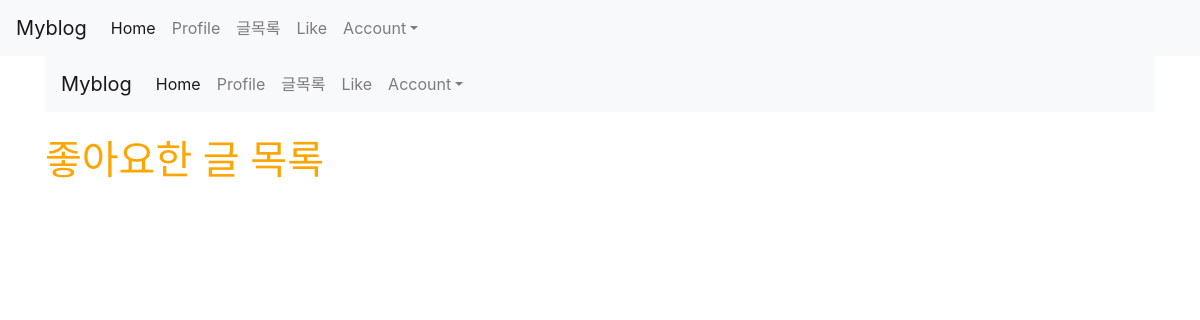
Before: /posts/like_list/ (signed in) with the older database file.
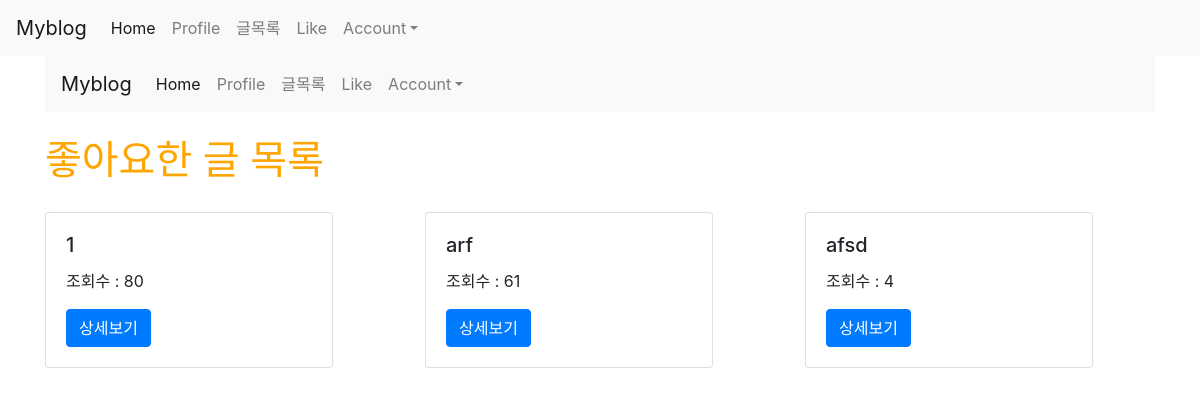
After: the same page with the newer database file.
### posts/models.py (models this page shows)
class Like(models.Model):
    user = models.ForeignKey(User, on_delete=models.CASCADE)
    post = models.ForeignKey(Post, on_delete=models.CASCADE)
    created_at = models.DateTimeField(auto_now_add=True)
    updated_at = models.DateTimeField(auto_now = True)
    class Meta:
            unique_together = (('user','post'))

class Post(models.Model):
    title = models.CharField(max_length=50, null=False)
    content = models.TextField()
    writer = models.ForeignKey(User, on_delete = models.CASCADE, null=True)
    view_count = models.IntegerField(default = 0)
    created_at = models.DateTimeField(auto_now_add = True)
    updated_at = models.DateTimeField(auto_now = True)
    image = models.ImageField(upload_to='images/', null=True)
    like_user_set = models.ManyToManyField(User, blank=True, related_name="like_user_set", through="Like")
    like_count = models.IntegerField(default = 0)
    @property
    def like_count(self):
        return self.like_user_set.count()

### posts/views.py (the view)
# urls.py: path('like_list/', like_list, name="like_list"),
@login_required
def like_list(request):
    likes = request.user.like_set.all()
    return render(request,'posts/like_list.html',{'likes':likes})

### posts/templates/posts/like_list.html
{% extends 'base.html' %}
{% load static %}
{% block content %}
{% include 'shared/_navbar.html' %}
<div class="container">
    {% if user.is_authenticated %}
        <h1>좋아요한 글 목록</h1>
        <div class="row">
            {% for like in likes %}
                <div class="col-md-4 col-12">
                    <div class="card" style="width: 18rem; margin-top: 20px;">
                        <div class="card-body">
                            <h5 class="card-title">{{ like.post.title }}</h5>
                            <p>조회수 : {{ like.post.view_count }} </p>
                            <a href="{% url 'posts:show' like.post.id %}" class="btn btn-primary">상세보기</a>
                        </div>
                    </div>
                </div>
            {% endfor %}
        </div>
    {% else %}
        <h3>로그인 후 이용이 가능합니다.</h3>
        <a href="{% url 'account_login' %}" class="btn btn-warning">로그인</a>
        <a href="{% url 'account_signup' %}" class="btn btn-warning">회원가입</a>
    {% endif %}
</div>
{% endblock %}

Changed rows visible on the page:
added Like: post "1", post.view_count "80"
added Like: post "arf", post.view_count "61"
added Like: post "afsd", post.view_count "4"
